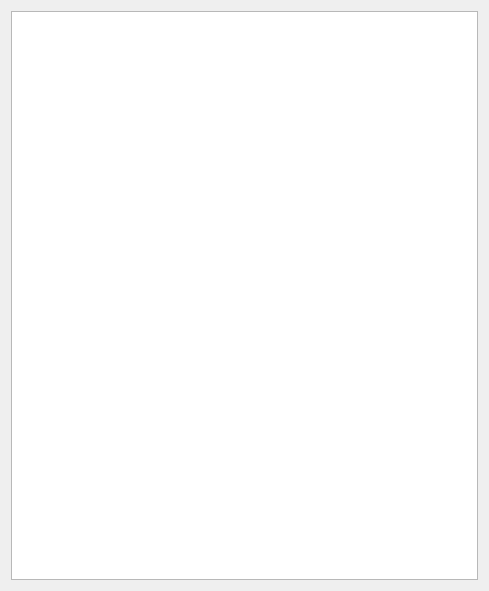
<?xml version="1.0" encoding="UTF-8"?>
<ui version="4.0">
 <class>Dialog</class>
 <widget class="QDialog" name="Dialog">
  <property name="geometry">
   <rect>
    <x>0</x>
    <y>0</y>
    <width>489</width>
    <height>591</height>
   </rect>
  </property>
  <property name="sizePolicy">
   <sizepolicy hsizetype="Expanding" vsizetype="Expanding">
    <horstretch>0</horstretch>
    <verstretch>0</verstretch>
   </sizepolicy>
  </property>
  <property name="windowTitle">
   <string>Log</string>
  </property>
  <layout class="QHBoxLayout" name="horizontalLayout">
   <item>
    <widget class="QPlainTextEdit" name="ptxResult">
     <property name="sizePolicy">
      <sizepolicy hsizetype="Expanding" vsizetype="Expanding">
       <horstretch>0</horstretch>
       <verstretch>0</verstretch>
      </sizepolicy>
     </property>
    </widget>
   </item>
  </layout>
 </widget>
 <resources/>
 <connections/>
</ui>
